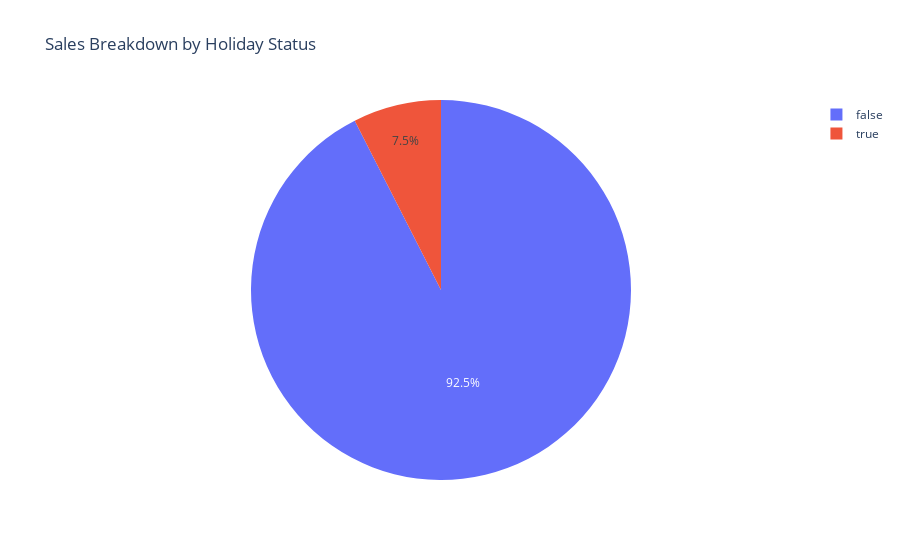

The notebook cell this image was saved under:
### Code cell
pie_df = df.groupby('is_holiday', as_index=False)['total_weekly_sales'].sum()

fig_pie = px.pie(
    pie_df,
    names='is_holiday',
    values='total_weekly_sales',
    title='Sales Breakdown by Holiday Status'
)
fig_pie.show()

### Figure 1 — Plotly figure (JSON) as saved in the notebook; plotly's stock layout.template omitted (floating-point values rounded to 4 significant figures)
{"data": [{"domain": {"x": [0, 1], "y": [0, 1]}, "hovertemplate": "is_holiday=%{label}<br>total_weekly_sales=%{value}<extra></extra>", "labels": [false, true], "legendgroup": "", "name": "", "showlegend": true, "type": "pie", "values": [6232000000.0, 505300000.0]}], "layout": {"legend": {"tracegroupgap": 0}, "title": {"text": "Sales Breakdown by Holiday Status"}}}
